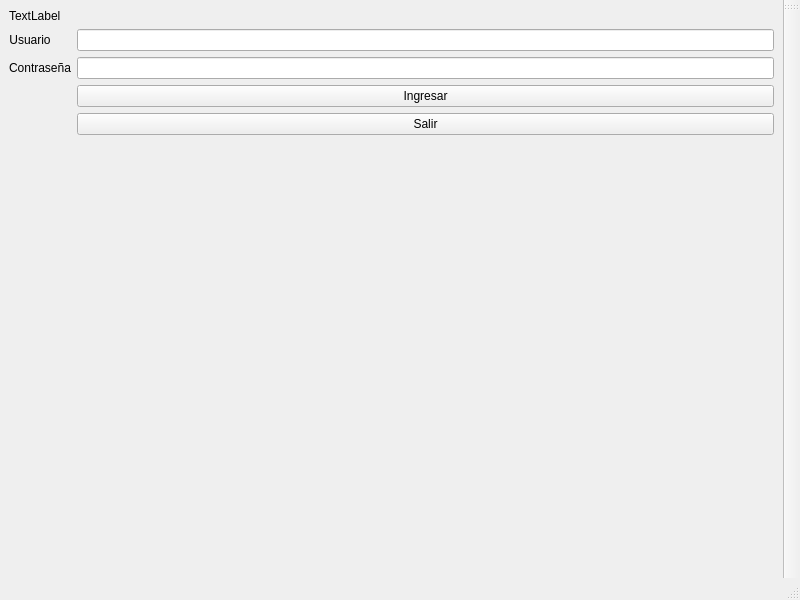
<?xml version="1.0" encoding="UTF-8"?>
<ui version="4.0">
 <class>MainWindow</class>
 <widget class="QMainWindow" name="MainWindow">
  <property name="geometry">
   <rect>
    <x>0</x>
    <y>0</y>
    <width>800</width>
    <height>600</height>
   </rect>
  </property>
  <property name="windowTitle">
   <string>MainWindow</string>
  </property>
  <widget class="QWidget" name="centralwidget">
   <layout class="QHBoxLayout" name="horizontalLayout">
    <item>
     <layout class="QFormLayout" name="formLayout">
      <item row="0" column="0">
       <widget class="QLabel" name="btn_exit">
        <property name="text">
         <string>TextLabel</string>
        </property>
       </widget>
      </item>
      <item row="1" column="1">
       <widget class="QLineEdit" name="ld_username"/>
      </item>
      <item row="2" column="1">
       <widget class="QLineEdit" name="ld_password"/>
      </item>
      <item row="1" column="0">
       <widget class="QLabel" name="label_2">
        <property name="text">
         <string>Usuario</string>
        </property>
        <property name="alignment">
         <set>Qt::AlignCenter</set>
        </property>
       </widget>
      </item>
      <item row="2" column="0">
       <widget class="QLabel" name="label_3">
        <property name="text">
         <string>Contraseña</string>
        </property>
        <property name="alignment">
         <set>Qt::AlignCenter</set>
        </property>
       </widget>
      </item>
      <item row="3" column="1">
       <widget class="QPushButton" name="btn_login">
        <property name="text">
         <string>Ingresar</string>
        </property>
       </widget>
      </item>
      <item row="4" column="1">
       <widget class="QPushButton" name="pushButton_2">
        <property name="text">
         <string>Salir</string>
        </property>
       </widget>
      </item>
     </layout>
    </item>
   </layout>
  </widget>
  <widget class="QMenuBar" name="menubar">
   <property name="geometry">
    <rect>
     <x>0</x>
     <y>0</y>
     <width>800</width>
     <height>22</height>
    </rect>
   </property>
  </widget>
  <widget class="QStatusBar" name="statusbar"/>
  <widget class="QToolBar" name="toolBar">
   <property name="windowTitle">
    <string>toolBar</string>
   </property>
   <attribute name="toolBarArea">
    <enum>RightToolBarArea</enum>
   </attribute>
   <attribute name="toolBarBreak">
    <bool>false</bool>
   </attribute>
  </widget>
 </widget>
 <resources/>
 <connections/>
</ui>
